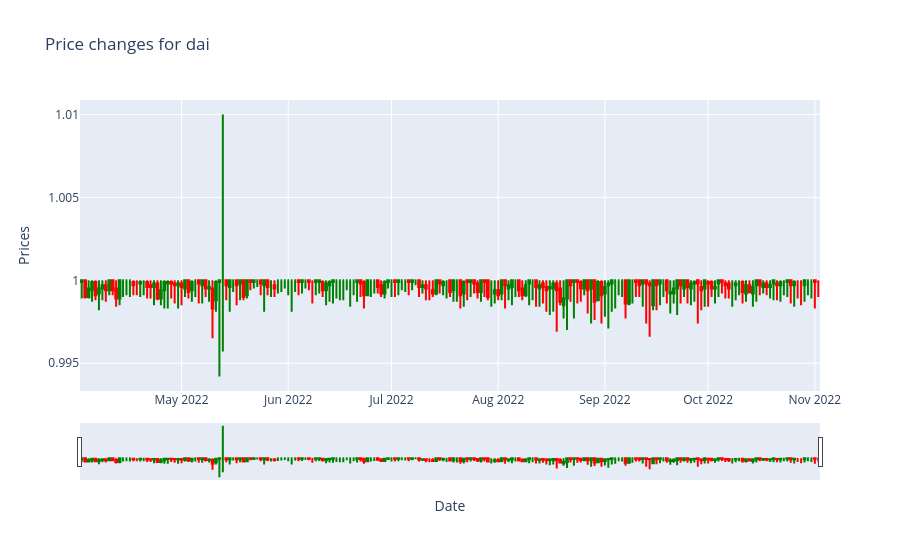
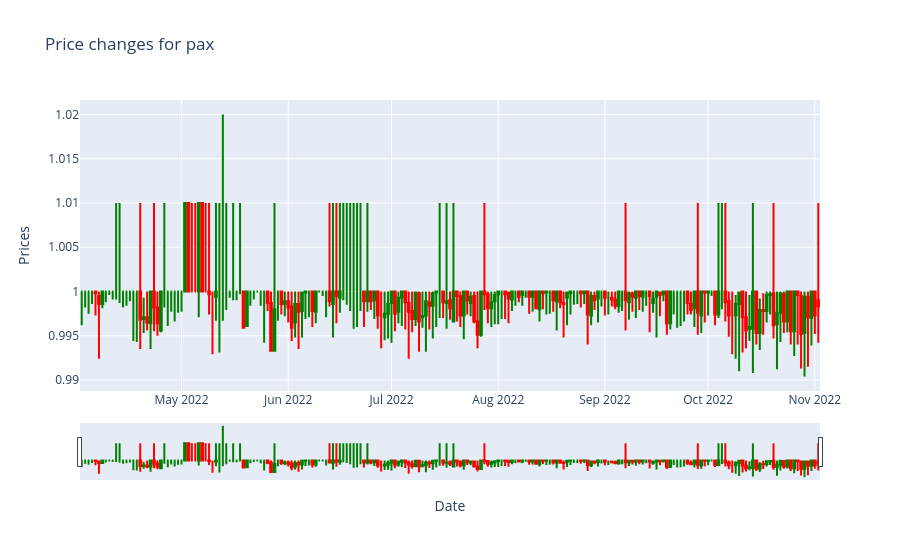
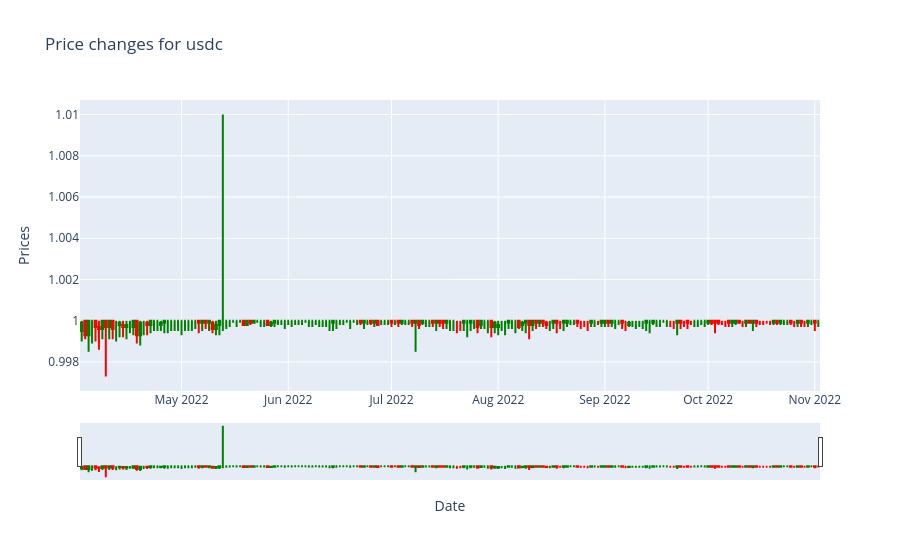
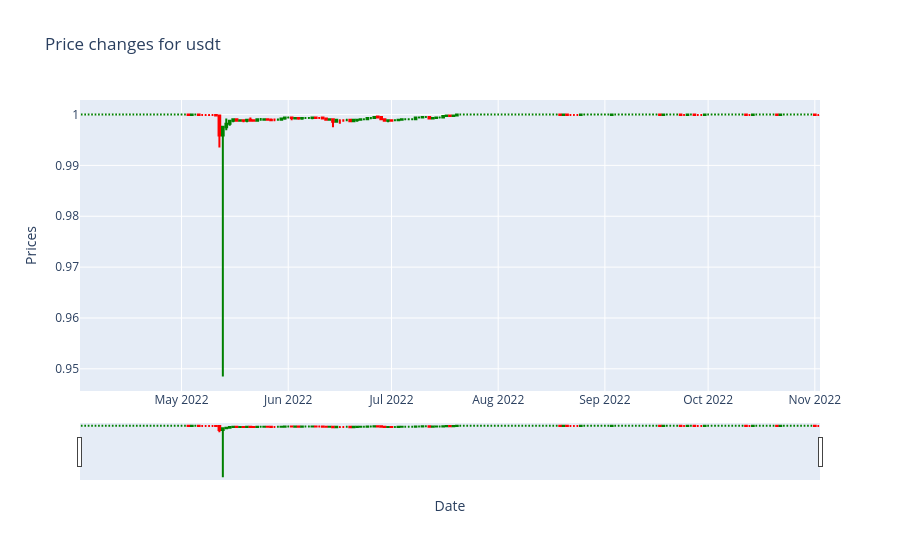

Notebook code for these charts, in order:
### Markdown cell above
### Concat related files
- concat all price_data
- concat all gfc data

### Code cell
price_data = None
for name, df in erc_20_dfs.items():
    if name.endswith("price_data"):
        print("merging ", name)
        df["coins"] = name.split("_")[0] #because file name is processed_<coin_name>_price_data.csv
        df = df.rename(columns={'open': 'Open', 'low': 'Low', 'close': 'Close', 'high': 'High'})
        if (price_data is None):
            price_data = df
        else:
            price_data = pd.concat([price_data, df])

        print("analysing individual candle chart")
        create_candleLit_graph(df, name.split("_")[0])
    if "Unnamed: 0" in df.columns.tolist(): #drop unnamed column
        df.drop("Unnamed: 0", axis=1, inplace=True)

### Figure 1 — Plotly figure (JSON) as saved in the notebook; plotly's stock layout.template omitted (floating-point values rounded to 4 significant figures; data arrays with more than 128 entries replaced by an {"elided": "..."} marker saying what was removed)
{"data": [{"close": {"elided": "215 float values"}, "decreasing": {"line": {"color": "red"}}, "high": {"elided": "215 float values"}, "increasing": {"line": {"color": "green"}}, "low": {"elided": "215 float values"}, "open": {"elided": "215 float values"}, "type": "candlestick", "x": {"elided": "215 str values"}}], "layout": {"title": {"text": "Price changes for dai"}, "xaxis": {"title": {"text": "Date"}}, "yaxis": {"title": {"text": "Prices"}}}}

### Figure 2 — Plotly figure (JSON) as saved in the notebook; plotly's stock layout.template omitted (floating-point values rounded to 4 significant figures; data arrays with more than 128 entries replaced by an {"elided": "..."} marker saying what was removed)
{"data": [{"close": {"elided": "215 float values"}, "decreasing": {"line": {"color": "red"}}, "high": {"elided": "215 float values"}, "increasing": {"line": {"color": "green"}}, "low": {"elided": "215 float values"}, "open": {"elided": "215 float values"}, "type": "candlestick", "x": {"elided": "215 str values"}}], "layout": {"title": {"text": "Price changes for pax"}, "xaxis": {"title": {"text": "Date"}}, "yaxis": {"title": {"text": "Prices"}}}}

### Figure 3 — Plotly figure (JSON) as saved in the notebook; plotly's stock layout.template omitted (floating-point values rounded to 4 significant figures; data arrays with more than 128 entries replaced by an {"elided": "..."} marker saying what was removed)
{"data": [{"close": {"elided": "215 float values"}, "decreasing": {"line": {"color": "red"}}, "high": {"elided": "215 float values"}, "increasing": {"line": {"color": "green"}}, "low": {"elided": "215 float values"}, "open": {"elided": "215 float values"}, "type": "candlestick", "x": {"elided": "215 str values"}}], "layout": {"title": {"text": "Price changes for usdc"}, "xaxis": {"title": {"text": "Date"}}, "yaxis": {"title": {"text": "Prices"}}}}

### Figure 4 — Plotly figure (JSON) as saved in the notebook; plotly's stock layout.template omitted (floating-point values rounded to 4 significant figures; data arrays with more than 128 entries replaced by an {"elided": "..."} marker saying what was removed)
{"data": [{"close": {"elided": "215 float values"}, "decreasing": {"line": {"color": "red"}}, "high": {"elided": "215 float values"}, "increasing": {"line": {"color": "green"}}, "low": {"elided": "215 float values"}, "open": {"elided": "215 float values"}, "type": "candlestick", "x": {"elided": "215 str values"}}], "layout": {"title": {"text": "Price changes for usdt"}, "xaxis": {"title": {"text": "Date"}}, "yaxis": {"title": {"text": "Prices"}}}}
